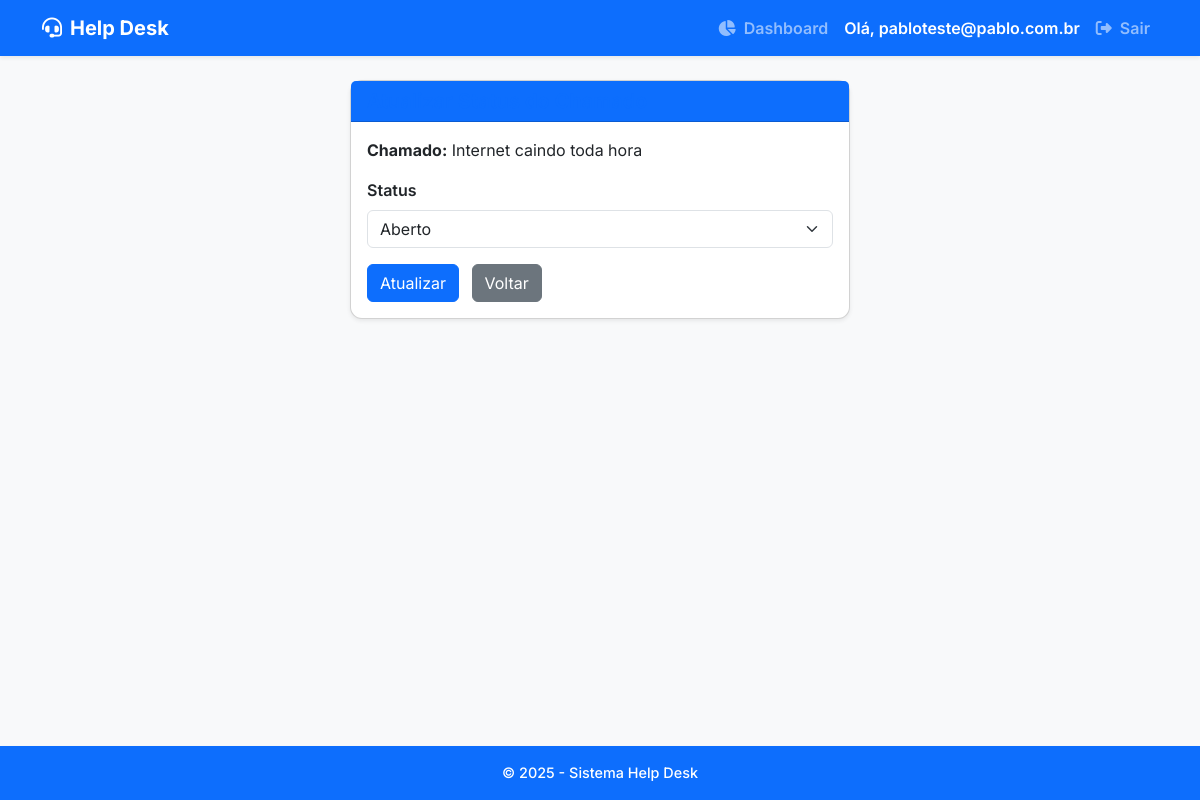
/update/1 (signed in), run on the app's committed database.
### models.py (models this page shows, shortened)
class User(db.Model, UserMixin):
    id = db.Column(db.Integer, primary_key=True)
    email = db.Column(db.String(150), unique=True, nullable=False)
    password_hash = db.Column(db.String(128), nullable=False)
    is_admin = db.Column(db.Boolean, default=False)

class Ticket(db.Model):
    id = db.Column(db.Integer, primary_key=True)
    titulo = db.Column(db.String(100), nullable=False)
    descricao = db.Column(db.Text, nullable=False)
    setor = db.Column(db.String(50), nullable=False)
    responsavel = db.Column(db.String(50), nullable=False)
    status = db.Column(db.String(20), nullable=False)
    data_criacao = db.Column(db.DateTime, nullable=False, default=datetime.utcnow)
    arquivo_nome = db.Column(db.String(255), nullable=True)
    comentarios = db.relationship('Comment', back_populates='ticket', cascade='all, delete-orphan', lazy='dynamic')

### app.py (the view)
@app.route('/update/<int:id>', methods=['GET', 'POST'])
@login_required
def update(id):
    ticket = Ticket.query.get_or_404(id)
    if request.method == 'POST':
        ticket.status = request.form['status']
        db.session.commit()
        flash('Status atualizado.')
        return redirect(url_for('ticket_detail', id=ticket.id))
    return render_template('update_ticket.html', ticket=ticket)

### app.py (called while the page is built)
@login_manager.user_loader
def load_user(user_id):
    return User.query.get(int(user_id))

@app.context_processor
def inject_current_year():
    return {'current_year': datetime.now().year}

### templates/update_ticket.html (shortened to what this page needs)
{% extends "layout.html" %}
{% block content %}
<div class="card shadow-sm mx-auto" style="max-width: 500px;">
  <div class="card-header bg-primary text-white">
    <h5 class="mb-0">Atualizar Status do Chamado</h5>
  </div>
  <div class="card-body">
    <p><strong>Chamado:</strong> {{ ticket.titulo }}</p>
    <form method="POST">
      <div class="mb-3">
        <label for="status" class="form-label">Status</label>
        <select class="form-select" id="status" name="status" required>
          <option value="Aberto" {% if ticket.status == 'Aberto' %}selected{% endif %}>Aberto</option>
        </select>
      </div>
      <button type="submit" class="btn btn-primary">Atualizar</button>
      <a href="{{ url_for('index') }}" class="btn btn-secondary ms-2">Voltar</a>
    </form>
  </div>
</div>
{% endblock %}

### templates/layout.html (shortened to what this page needs)
<!doctype html>
<html lang="pt-br">
<head>
  <link href="https://cdn.jsdelivr.net/npm/bootstrap@5.3.0/dist/css/bootstrap.min.css" rel="stylesheet" />
  <link
    rel="stylesheet"
    href="https://cdnjs.cloudflare.com/ajax/libs/font-awesome/6.4.0/css/all.min.css"
  />
  <link rel="stylesheet" href="{{ url_for('static', filename='style.css') }}">
</head>
<body class="bg-light d-flex flex-column min-vh-100">
  <nav class="navbar navbar-expand-lg navbar-dark bg-primary shadow-sm">
    <div class="container">
      <a class="navbar-brand fw-bold" href="{{ url_for('index') }}">
        <i class="fa-solid fa-headset me-2"></i>Help Desk
      </a>
      <div class="collapse navbar-collapse justify-content-end" id="navbarNav">
        <ul class="navbar-nav align-items-center">
          {% if current_user.is_authenticated %}
            <li class="nav-item">
              <a class="nav-link fw-semibold" href="{{ url_for('dashboard') }}">
                <i class="fa-solid fa-chart-pie me-1"></i> Dashboard
              </a>
            </li>
            <li class="nav-item">
              <span class="nav-link text-white fw-semibold">Olá, {{ current_user.email }}</span>
            </li>
            <li class="nav-item">
              <a class="nav-link fw-semibold" href="{{ url_for('logout') }}">
                <i class="fa-solid fa-right-from-bracket me-1"></i> Sair
              </a>
            </li>
          {% endif %}
        </ul>
      </div>
    </div>
  </nav>
  <main class="container mt-4 mb-5 flex-fill">
    {% block content %}{% endblock %}
  </main>
  <footer class="bg-primary text-white text-center py-3 mt-auto shadow-sm">
    &copy; {{ current_year }} - Sistema Help Desk
  </footer>
</body>
</html>

### static/style.css (style rules this page uses)
body { background-color: #f8f9fa; font-family: 'Segoe UI', Tahoma, Geneva, Verdana, sans-serif; }
h2, h4, h5 { font-weight: 600; color: #0d6efd; }
.card { border-radius: 12px; box-shadow: 0 4px 15px rgb(0 0 0 / 0.1); }
.btn-primary { background-color: #0d6efd; border-color: #0d6efd; }
.btn-secondary { background-color: #6c757d; border-color: #6c757d; }
footer { font-size: 0.9rem; font-weight: 500; }
.form-label { font-weight: 600; color: #212529; }

### templates/layout.html (style rules this page uses)
body { font-family: 'Inter', sans-serif; }

### data on the page
User: email "pabloteste@pablo.com.br"
Ticket: titulo "Internet caindo toda hora", status "Aberto"
